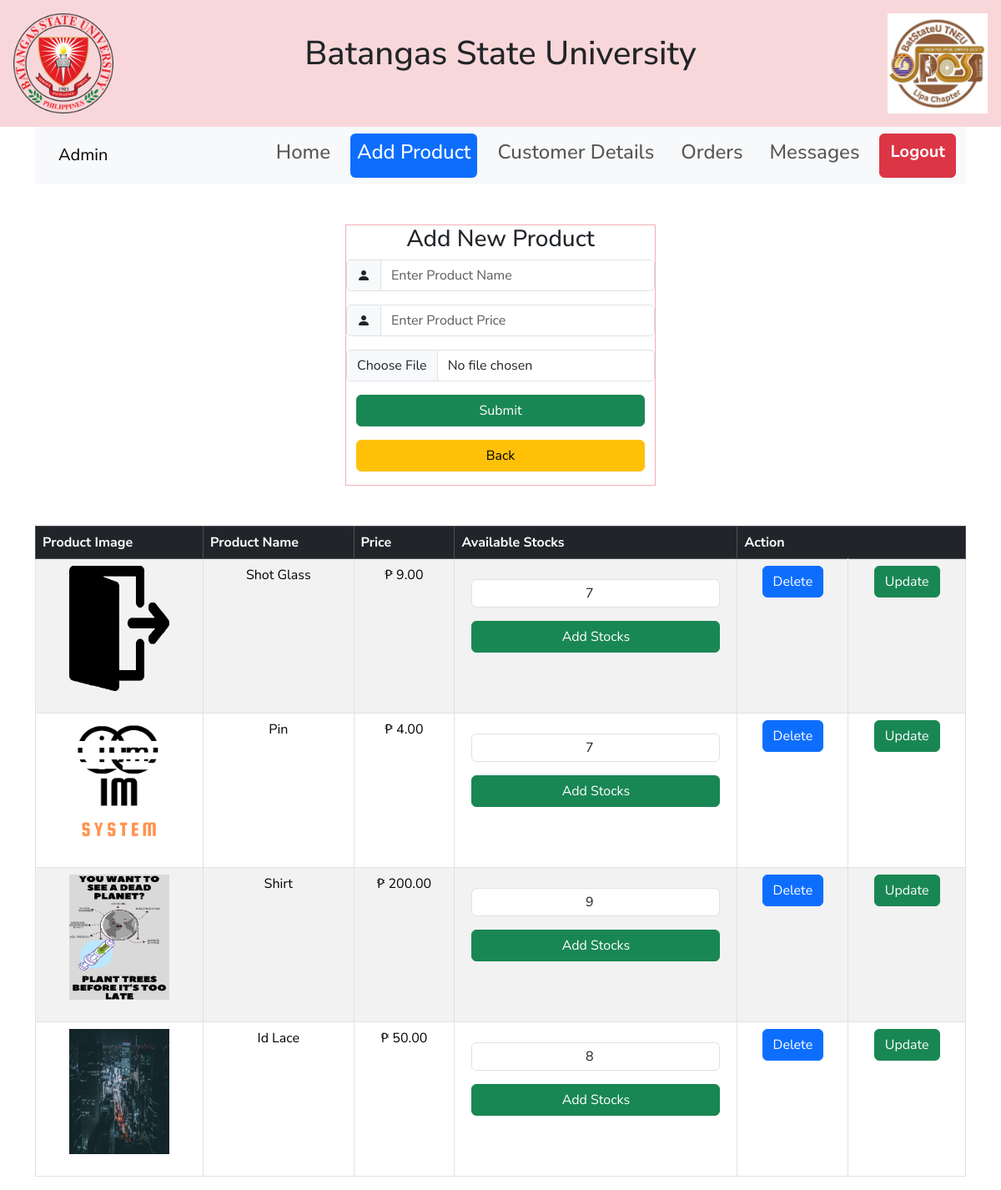
/admin/addproduct.php, run on the app's committed database.
### tables this page shows
CREATE TABLE `productdb` (
  `ProductID` int(100) NOT NULL,
  `ProductName` varchar(255) NOT NULL,
  `Price` varchar(255) NOT NULL,
  `image` varchar(255) NOT NULL,
  `AvailStocks` int(255) NOT NULL
);

### admin/addproduct.php (the view, shortened to what this page needs)
<head>
</head>
<?php
include '../includes/header.php';
include('../includes/db.php');
?>
<div class="container">
    <div class = "row-mt-5">
    <nav class="navbar navbar-expand-lg bg-body-tertiary">
        <div class="container-fluid">
            <a class="navbar-brand ms-3" href="#">Admin</a>
            <div class="collapse navbar-collapse" id="navbarNavAltMarkup">
                <div class="navbar-nav">
                    <a class="nav-link me-3" href="../admin/admin.php"><h4>Home</h4></a>
                    <a class="nav-link active me-3 btn btn-outline-primary btn-rounded text-wrap" style="color:white ;" aria-current="page"  href="../admin/addproduct.php"><h4> Add Product</h4></a>
                    <a class="nav-link me-3" href="../admin/customerDetails.php"><h4> Customer Details</h4></a>
                    <a class="nav-link me-3" href="../admin/orders.php"><h4> Orders</h4></a>
                    <a class="nav-link me-3" href="../admin/contactus.php"><h4> Messages</h4></a>
                    <a href="loginadmin.php" class="btn btn-danger fs-5 fw-bold">Logout</a>
                </div>
            </div>
        </div>
    </nav>
        <div class="col-lg-4 bg-white m-auto border border-danger-subtle mt-5">
            <form action="" method="post" enctype="multipart/form-data">
                <h3 class="text-center">Add New Product</h3>
                <div class="input-group mb-3">
                    <span class="input-group-text"><i class="bi bi-person-fill"></i></span>
                    <input type="text" class="form-control" placeholder="Enter Product Name" name="pname" required>
                </div>
                <div class="input-group mb-3">
                    <span class="input-group-text"><i class="bi bi-person-fill"></i></span>
                    <input type="number" min="0"  class="form-control" placeholder="Enter Product Price" name="price" required>
                </div>
                <div class="input-group mb-3">
                    <input type="file" class="form-control" name="pimage" accept="image/png, image/jpg, image/jpeg" required>
                </div>
                <div class="container d-grid">
                    <input type="submit" class="btn btn-success mb-3" name="submit">
                    <a href="#"class="btn btn-warning">Back</a>
                </div>
            </form>
        </div>
        <table class="table table-striped table-bordered table-hover mt-5">
            <thead class="table-dark">
                <tr>
                    <th scope="col">Product Image</th>
                    <th scope="col">Product Name</th>
                    <th scope="col">Price</th>
                    <th scope="col">Available Stocks</th>
                    <th scope="col" colspan="2">Action</th>
                </tr>
            </thead>
            <tbody>
                <?php
                $query = "SELECT * FROM productdb";
                $select = mysqli_query($conn,$query);
                if(mysqli_num_rows($select)>0){
                    while($row = mysqli_fetch_assoc($select)){
                        $pname = $row['ProductName'];
                        $price = $row['Price'];
                        $pimage = $row['image'];
                        $stocks = $row['AvailStocks'];
                    ?>
                    <tr>
                        <td class="text-center"><img src="../uploadedimg/<?php echo "$pimage"?>" width="120" height="150px"></td>
                        <td class="text-center"><?php echo "$pname"?></td>
                        <td class="text-center">&#8369;<?php echo " $price"?>.00</td>
                        <td class="text-center align-middle">
                            <form action="" method="POST">
                                <div class="container d-grid mb-5">
                                <div class="input-group my-3">
                                    <input type="number" min="1" value="<?php echo $stocks?>" name="add_stocks" class="form-control text-center p-1">
                                </div>
                                    <input type="submit" value = "Add Stocks" class="btn btn-success mb-3" name="addStocks">
                                </div>
                            </form>
                        </td>
                        <td  class="text-center">
                            <a href="../admin/addproduct.php?delete=<?php echo $row['ProductID'];?>" class='btn btn-primary
                            ' onclick="return confirm('Are you sure to delete this?')">Delete</a>
                        </td>
                        <td class="text-center">
                            <a href="../admin/addproduct.php?edit=<?php echo $row['ProductID'];?>" class='btn btn-success' onclick="scrollToEditForm()">Update</a>
                        </td>
                    </tr>
                <?php
                    };
                }else{
                    echo "<span>No Product Added</span>";
                }
                ?>
            </tbody>
        </table>
</div>
</div>

### data on the page
productdb: image (picture), ProductName "Shot Glass", Price "9", add_stocks "7"
productdb: image (picture), ProductName "Pin", Price "4", add_stocks "7"
productdb: image (picture), ProductName "Shirt", Price "200", add_stocks "9"
productdb: image (picture), ProductName "Id Lace", Price "50", add_stocks "8"
